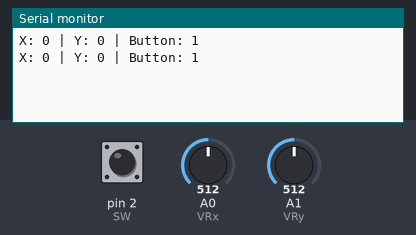
A sketch run on a simulated Arduino Uno, built with avr-gcc and run on an emulated ATmega328P. On the bench: the last lines printed to the serial monitor. Inputs (shaded band) come from the test bench; at power-on: A0 (VRx) = 512, A1 (VRy) = 512, pin 2 (SW) HIGH.

Above: at 3.2 s.
3.3 s: A0 (VRx) set to 716
At 4.6 s:
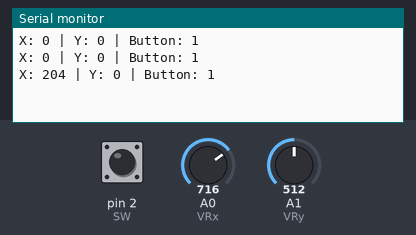
4.8 s: A1 (VRy) set to 716
At 5.8 s:
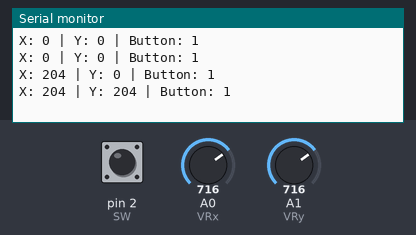
6.3 s: pin 2 (SW) pulled LOW for 1.2 s
At 7.8 s:
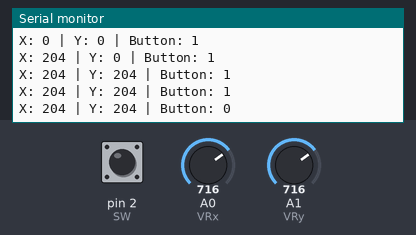
9.0 s: A0 (VRx) set to 900
At 9.8 s:
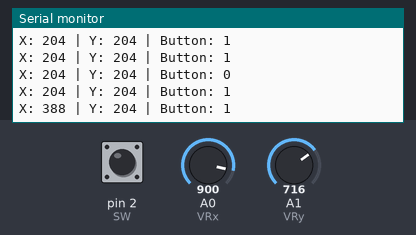
10.5 s: A1 (VRy) set to 900
At 11.8 s:
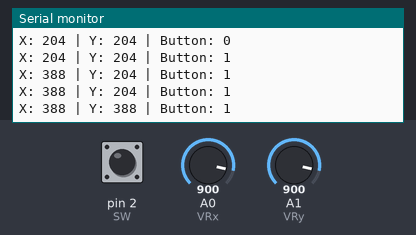
12.0 s: pin 2 (SW) pulled LOW for 1.2 s
At 12.8 s:
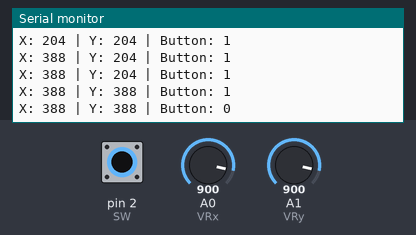
Timing chart, 0 to 15.0 s (numbered marks = the images above; inputs shaded):
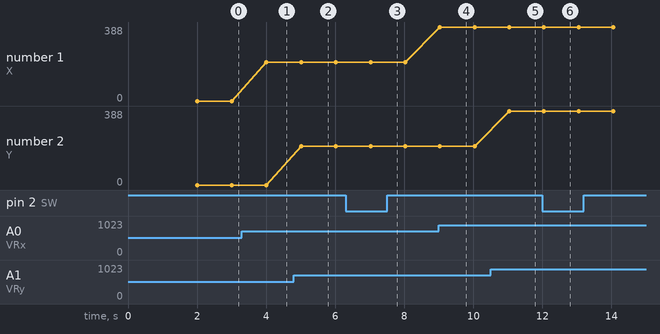

The sketch:

Controller_Joystick_Nano.ino
```cpp
#include <SoftwareSerial.h>

SoftwareSerial espSerial(5, 6);


int VRx = A0;
int VRy = A1;
int SW = 2;

int xPosition = 0;
int yPosition = 0;
int SW_state = 0;
int mapX = 0;
int mapY = 0;
String str;

void setup() {
Serial.begin(115200);
espSerial.begin(115200);
delay(2000);
  pinMode(VRx, INPUT);
  pinMode(VRy, INPUT);
  pinMode(SW, INPUT_PULLUP);

}

void loop() {
  xPosition = analogRead(VRx);
  yPosition = analogRead(VRy);
  SW_state = digitalRead(SW);
  mapX = map(xPosition, 0, 1023, -512, 512);
  mapY = map(yPosition, 0, 1023, -512, 512);

  Serial.print("X: ");
  Serial.print(mapX);
  Serial.print(" | Y: ");
  Serial.print(mapY);
  Serial.print(" | Button: ");
  Serial.println(SW_state);

str =String("coming from arduino: ")+String("H= ")+String(mapX)+String("T= ")+String(mapY);
espSerial.println(str);
delay(1000);
}
```

Measured:
- after the input at 3.3 s, the serial monitor: prints a new line after 0.71 s (image 1)
- after the input at 4.8 s, the serial monitor: prints a new line after 0.21 s (image 2)
- after the input at 6.3 s, the serial monitor: prints a new line after 0.72 s (image 3)
- after the input at 9.0 s, the serial monitor: prints a new line at once (image 4)
- after the input at 10.5 s, the serial monitor: prints a new line after 0.54 s (image 5)
- after the input at 12.0 s, the serial monitor: prints a new line after 0.05 s (image 6)
- plotted number 1: 0 → 204 after the input at 3.3 s, 204 → 388 after the input at 9.0 s
